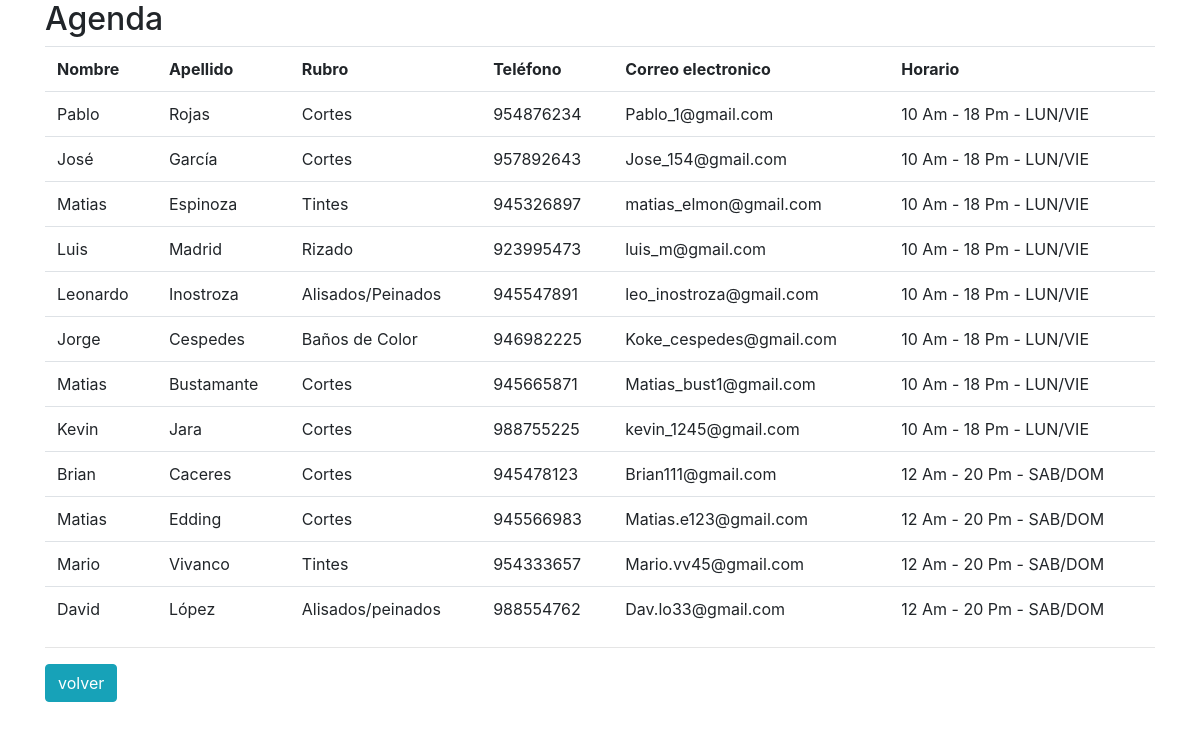
Screenshot of /agenda (signed in) with the database file from the repository.
### peluqueria/models.py (models this page shows)
class Peluquero_info(models.Model):
    nombre = models.CharField(max_length = 15)
    apellido = models.CharField(max_length = 20)
    rubro = models.CharField(max_length = 20)
    telefono = models.CharField(max_length = 9)
    email = models.EmailField()
    horario = models.CharField(max_length = 30)

### peluqueria/views.py (the view)
# urls.py: path('agenda', agenda),
def agenda(request):
    if request.user.is_authenticated:
        horario = Peluquero_info.objects.all()
        data = {
            'peluquero':horario
        }
        return render(request, "agenda.html", data)
    return redirect('/')

### peluqueria/templates/agenda.html (shortened to what this page needs)
<link rel="stylesheet" href="https://stackpath.bootstrapcdn.com/bootstrap/4.3.1/css/bootstrap.min.css">
<div class="container">
    {% block contenido %}
        <h2>    Agenda    </h2>
        <table class="table">
            <tr>
                <th>    Nombre  </th>
                <th>Apellido</th>
                <th>Rubro</th>
                <th>Teléfono</th>
                <th>Correo electronico</th>
                <th>Horario</th>
            </tr>
            {% for p in peluquero %}
            <tr>
                <td>{{ p.nombre }}</td>
                <td>{{ p.apellido }}</td>
                <td>{{ p.rubro }}</td>
                <td>{{ p.telefono }}</td>
                <td>{{ p.email }}</td>
                <td>{{ p.horario }}</td>
            </tr>
            {% endfor %}
        </table>
        <hr/>
        <a href="/index"><input type="button" value="volver" class="btn btn-info"></a>
    {% endblock  %}
</div>

### rows the page displays
Peluquero_info: nombre "Pablo", apellido "Rojas", rubro "Cortes", telefono "954876234", email "Pablo_1@gmail.com", horario "10 Am - 18 Pm - LUN/VIE"
Peluquero_info: nombre "José", apellido "García", rubro "Cortes", telefono "957892643", email "Jose_154@gmail.com", horario "10 Am - 18 Pm - LUN/VIE"
Peluquero_info: nombre "Matias", apellido "Espinoza", rubro "Tintes", telefono "945326897", email "matias_elmon@gmail.com", horario "10 Am - 18 Pm - LUN/VIE"
Peluquero_info: nombre "Luis", apellido "Madrid", rubro "Rizado", telefono "923995473", email "luis_m@gmail.com", horario "10 Am - 18 Pm - LUN/VIE"
Peluquero_info: nombre "Leonardo", apellido "Inostroza", rubro "Alisados/Peinados", telefono "945547891", email "leo_inostroza@gmail.com", horario "10 Am - 18 Pm - LUN/VIE"
Peluquero_info: nombre "Jorge", apellido "Cespedes", rubro "Baños de Color", telefono "946982225", email "Koke_cespedes@gmail.com", horario "10 Am - 18 Pm - LUN/VIE"
Peluquero_info: nombre "Matias", apellido "Bustamante", rubro "Cortes", telefono "945665871", email "Matias_bust1@gmail.com", horario "10 Am - 18 Pm - LUN/VIE"
Peluquero_info: nombre "Kevin", apellido "Jara", rubro "Cortes", telefono "988755225", email "kevin_1245@gmail.com", horario "10 Am - 18 Pm - LUN/VIE"
Peluquero_info: nombre "Brian", apellido "Caceres", rubro "Cortes", telefono "945478123", email "Brian111@gmail.com", horario "12 Am - 20 Pm - SAB/DOM"
Peluquero_info: nombre "Matias", apellido "Edding", rubro "Cortes", telefono "945566983", email "Matias.e123@gmail.com", horario "12 Am - 20 Pm - SAB/DOM"
Peluquero_info: nombre "Mario", apellido "Vivanco", rubro "Tintes", telefono "954333657", email "Mario.vv45@gmail.com", horario "12 Am - 20 Pm - SAB/DOM"
Peluquero_info: nombre "David", apellido "López", rubro "Alisados/peinados", telefono "988554762", email "Dav.lo33@gmail.com", horario "12 Am - 20 Pm - SAB/DOM"
